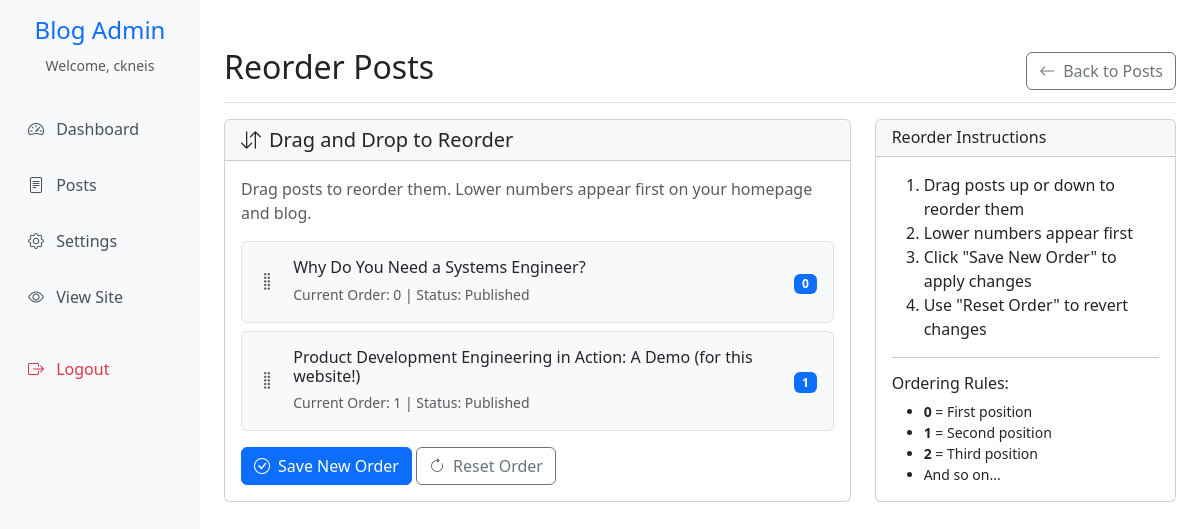
The app's page /admin/posts/reorder (signed in) with its own data.
### app/models.py (models this page shows, shortened)
class User(UserMixin, db.Model):
    id = db.Column(db.Integer, primary_key=True)
    username = db.Column(db.String(80), unique=True, nullable=False)
    password_hash = db.Column(db.String(120), nullable=False)
    email = db.Column(db.String(120), unique=True, nullable=False)
    is_admin = db.Column(db.Boolean, default=False)
    created_at = db.Column(db.DateTime, default=datetime.utcnow)

class Post(db.Model):
    id = db.Column(db.Integer, primary_key=True)
    title = db.Column(db.String(200), nullable=False)
    slug = db.Column(db.String(200), unique=True, nullable=False)
    content = db.Column(db.Text, nullable=False)
    content_html = db.Column(db.Text, nullable=False)
    content_type = db.Column(db.String(20), default='markdown')  # 'markdown' or 'html'
    preview = db.Column(db.Text, nullable=False)
    image = db.Column(db.String(200))
    published = db.Column(db.Boolean, default=False)
    featured = db.Column(db.Boolean, default=False)
    show_dates = db.Column(db.Boolean, default=True)  # Control whether dates are displayed
    display_order = db.Column(db.Integer, default=0)  # Custom ordering for posts
    created_at = db.Column(db.DateTime, default=datetime.utcnow)
    updated_at = db.Column(db.DateTime, default=datetime.utcnow, onupdate=datetime.utcnow)

### app/admin.py (the view, shortened to what this page needs)
@admin_bp.route('/posts/reorder', methods=['GET', 'POST'])
@login_required
@csrf.exempt
def reorder_posts():
    posts = Post.query.filter_by(published=True).order_by(Post.display_order, Post.created_at.desc()).all()
    return render_template('admin/reorder_posts.html', posts=posts)

### app/__init__.py (called while the page is built)
def create_app():
    app = Flask(__name__)
    app.config['SECRET_KEY'] = os.environ.get('SECRET_KEY', 'dev-secret-key-change-in-production')
    app.config['SQLALCHEMY_DATABASE_URI'] = os.environ.get('DATABASE_URL', 'sqlite:///blog.db')
    app.config['SQLALCHEMY_TRACK_MODIFICATIONS'] = False
    db.init_app(app)
    login_manager.init_app(app)
    csrf.init_app(app)
    login_manager.login_view = 'admin.login'
    login_manager.login_message = 'Please log in to access this page.'
    from app.models import User
    @login_manager.user_loader
    def load_user(user_id):
        return User.query.get(int(user_id))
    from app.routes import main_bp
    from app.admin import admin_bp
    app.register_blueprint(main_bp)
    app.register_blueprint(admin_bp, url_prefix='/admin')
    with app.app_context():
        db.create_all()
    return app

### app/templates/admin/reorder_posts.html (shortened to what this page needs)
{% extends "admin/base.html" %}
{% block content %}
<div class="d-flex justify-content-between flex-wrap flex-md-nowrap align-items-center pt-3 pb-2 mb-3 border-bottom">
    <h1 class="h2">Reorder Posts</h1>
    <div class="btn-toolbar mb-2 mb-md-0">
        <a href="{{ url_for('admin.posts') }}" class="btn btn-outline-secondary">
            <i class="bi bi-arrow-left me-2"></i>Back to Posts
        </a>
    </div>
</div>
<div class="row">
    <div class="col-md-8">
        <div class="card">
            <div class="card-header">
                <h5 class="mb-0">
                    <i class="bi bi-arrow-down-up me-2"></i>Drag and Drop to Reorder
                </h5>
            </div>
            <div class="card-body">
                <p class="text-muted mb-3">
                    Drag posts to reorder them. Lower numbers appear first on your homepage and blog.
                </p>
                <div id="postsContainer">
                    {% for post in posts %}
                    <div class="post-item mb-2 p-3 border rounded bg-light"
                         data-post-id="{{ post.id }}"
                         data-order="{{ post.display_order }}">
                        <div class="d-flex align-items-center">
                            <div class="drag-handle me-3">
                                <i class="bi bi-grip-vertical text-muted" style="font-size: 1.2rem;"></i>
                            </div>
                            <div class="flex-grow-1">
                                <h6 class="mb-1">{{ post.title }}</h6>
                                <small class="text-muted">
                                    Current Order: {{ post.display_order }} |
                                    Status: {% if post.published %}Published{% else %}Draft{% endif %}
                                </small>
                            </div>
                            <div class="order-badge">
                                <span class="badge bg-primary">{{ post.display_order }}</span>
                            </div>
                        </div>
                    </div>
                    {% endfor %}
                </div>
                <div class="mt-3">
                    <button type="button" class="btn btn-primary" id="saveOrderBtn">
                        <i class="bi bi-check-circle me-2"></i>Save New Order
                    </button>
                    <button type="button" class="btn btn-outline-secondary" id="resetOrderBtn">
                        <i class="bi bi-arrow-clockwise me-2"></i>Reset Order
                    </button>
                </div>
            </div>
        </div>
    </div>
    <div class="col-md-4">
        <div class="card">
            <div class="card-header">
                <h6 class="mb-0">Reorder Instructions</h6>
            </div>
            <div class="card-body">
                <ol class="mb-0">
                    <li>Drag posts up or down to reorder them</li>
                    <li>Lower numbers appear first</li>
                    <li>Click "Save New Order" to apply changes</li>
                    <li>Use "Reset Order" to revert changes</li>
                </ol>
                <hr>
                <h6>Ordering Rules:</h6>
                <ul class="mb-0 small">
                    <li><strong>0</strong> = First position</li>
                    <li><strong>1</strong> = Second position</li>
                    <li><strong>2</strong> = Third position</li>
                    <li>And so on...</li>
                </ul>
            </div>
        </div>
    </div>
</div>
{% endblock %}

### app/templates/admin/base.html (shortened to what this page needs)
<!DOCTYPE html>
<html lang="en">
<head>
    <link href="https://cdn.jsdelivr.net/npm/bootstrap@5.3.0/dist/css/bootstrap.min.css" rel="stylesheet">
    <link href="https://cdn.jsdelivr.net/npm/bootstrap-icons@1.10.0/font/bootstrap-icons.css" rel="stylesheet">
</head>
<body>
    <div class="container-fluid">
        <div class="row">
            <nav class="col-md-3 col-lg-2 d-md-block sidebar collapse">
                <div class="position-sticky pt-3">
                    <div class="text-center mb-4">
                        <h4 class="text-primary">Blog Admin</h4>
                        <small class="text-muted">Welcome, {{ current_user.username }}</small>
                    </div>
                    <ul class="nav flex-column">
                        <li class="nav-item">
                            <a class="nav-link" href="{{ url_for('admin.dashboard') }}">
                                <i class="bi bi-speedometer2 me-2"></i>
                                Dashboard
                            </a>
                        </li>
                        <li class="nav-item">
                            <a class="nav-link" href="{{ url_for('admin.posts') }}">
                                <i class="bi bi-file-text me-2"></i>
                                Posts
                            </a>
                        </li>
                        <li class="nav-item">
                            <a class="nav-link" href="{{ url_for('admin.settings') }}">
                                <i class="bi bi-gear me-2"></i>
                                Settings
                            </a>
                        </li>
                        <li class="nav-item">
                            <a class="nav-link" href="{{ url_for('main.home') }}" target="_blank">
                                <i class="bi bi-eye me-2"></i>
                                View Site
                            </a>
                        </li>
                        <li class="nav-item mt-3">
                            <a class="nav-link text-danger" href="{{ url_for('admin.logout') }}">
                                <i class="bi bi-box-arrow-right me-2"></i>
                                Logout
                            </a>
                        </li>
                    </ul>
                </div>
            </nav>
            <main class="col-md-9 ms-sm-auto col-lg-10 px-md-4 main-content">
                {% block content %}{% endblock %}
            </main>
        </div>
    </div>
</body>
</html>

### app/templates/admin/base.html (style rules this page uses)
.sidebar { min-height: 100vh; background-color: #f8f9fa; }
.sidebar .nav-link { color: #495057; padding: 0.75rem 1rem; border-radius: 0.375rem; margin: 0.25rem 0; }
.main-content { padding: 2rem; }

### app/templates/admin/reorder_posts.html (style rules this page uses)
.post-item { cursor: move; transition: all 0.2s ease; }
.drag-handle { cursor: grab; }

### records on screen
User: username "ckneis"
Post: title "Why Do You Need a Systems Engineer?", display_order "0", published "Published"
Post: title "Product Development Engineering in Action: A Demo (for this website!)", display_order "1", published "Published"
